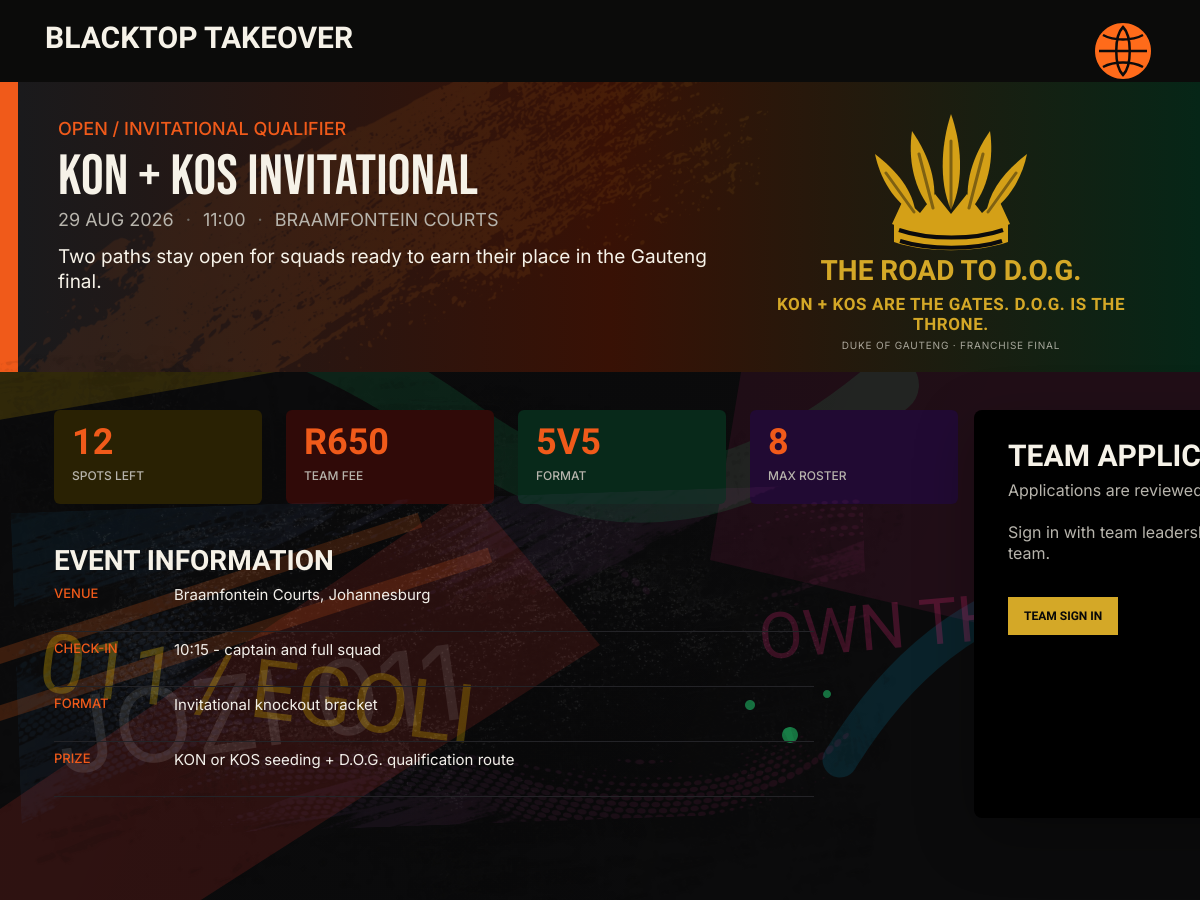
The page /tournament-details.php?event=kon-kos-invitational on the database its author committed.
### tables this page shows
CREATE TABLE IF NOT EXISTS tournaments (
    id INT UNSIGNED AUTO_INCREMENT PRIMARY KEY,
    name VARCHAR(140) NOT NULL,
    slug VARCHAR(160) NOT NULL UNIQUE,
    eyebrow VARCHAR(100) NOT NULL,
    route_label VARCHAR(100) NOT NULL,
    city VARCHAR(80) NOT NULL,
    venue VARCHAR(140) NOT NULL,
    starts_at DATETIME NOT NULL,
    registration_deadline DATETIME NOT NULL,
    format ENUM('3v3', '5v5') NOT NULL,
    capacity SMALLINT UNSIGNED NOT NULL,
    max_roster TINYINT UNSIGNED NOT NULL DEFAULT 8,
    entry_fee_cents INT UNSIGNED NOT NULL DEFAULT 0,
    prize_cents INT UNSIGNED NOT NULL DEFAULT 0,
    status ENUM('draft', 'open', 'full', 'in_progress', 'completed', 'cancelled') NOT NULL DEFAULT 'draft',
    description TEXT,
    check_in_notes VARCHAR(180),
    structure_notes VARCHAR(180),
    prize_notes VARCHAR(220),
    created_at TIMESTAMP DEFAULT CURRENT_TIMESTAMP
);

### includes/data.php (called while the page is built)
<?php
function e(mixed $value): string
{
    return htmlspecialchars((string) $value, ENT_QUOTES, 'UTF-8');
}

### tournament-details.php (the view, shortened to what this page needs)
<?php
require_once __DIR__ . '/config/connection.php';
$eventSlug = trim((string) ($_POST['event'] ?? $_GET['event'] ?? 'coj-summer-showdown'));
$eventQuery = $conn->prepare(
    "SELECT t.*,
            COUNT(DISTINCT CASE WHEN te.status IN ('pending', 'confirmed') THEN te.team_id END) AS entry_count
     FROM tournaments t
     LEFT JOIN tournament_entries te ON te.tournament_id = t.id
     WHERE t.slug = ?
     GROUP BY t.id
     LIMIT 1"
);
$eventQuery->bind_param('s', $eventSlug);
$eventQuery->execute();
$event = $eventQuery->get_result()->fetch_assoc();
    ?>
    <?php
$userRole = $_SESSION['user_role'] ?? null;
$applicationTeam = null;
$startsAt = new DateTimeImmutable($event['starts_at']);
$spotsLeft = max(0, (int) $event['capacity'] - (int) $event['entry_count']);
$fee = 'R' . number_format(((int) $event['entry_fee_cents']) / 100, 0);
$applicationSent = $applicationTeam && in_array($applicationTeam['entry_status'], ['pending', 'confirmed'], true);
$rosterCount = (int) ($applicationTeam['roster_count'] ?? 0);
$rosterMaximum = max(1, (int) $event['max_roster']);
$rosterMinimum = competitionMinimumRoster($event['format']);
$rosterProgress = min($rosterCount, $rosterMaximum);
$rosterStatus = $rosterCount >= $rosterMaximum
    ? 'complete'
    : ($rosterCount >= $rosterMinimum ? 'entry minimum met' : 'minimum ' . $rosterMinimum . ' required');
$routeGateCopy = match ($event['slug']) {
    'coj-summer-showdown' => 'KOS is the gate. D.O.G. is the throne.',
    'cop-regional-qualifier' => 'KON is the gate. D.O.G. is the throne.',
    default => 'KON + KOS are the gates. D.O.G. is the throne.',
};
require __DIR__ . '/includes/header.php';
?>
<article class="event-detail" data-figma-node="48:216">
    <div class="event-detail__street-tags" aria-hidden="true">
        <span class="event-detail__street-tag event-detail__street-tag--jozi">Jozi 011</span>
        <span class="event-detail__street-tag event-detail__street-tag--egoli">011 / Egoli</span>
        <span class="event-detail__street-tag event-detail__street-tag--block">Own the block</span>
    </div>
    <header class="screen-header">
        <a class="screen-wordmark" href="/blacktop-takeover/home.php">Blacktop Takeover</a>
        <button class="court-menu-trigger" type="button" aria-label="Open Blacktop menu" aria-controls="court-menu" aria-expanded="false" data-court-menu-trigger>
            <img src="/blacktop-takeover/assets/images/figma/navigation-basketball-trigger.svg" alt="">
        </button>
    </header>
    <section class="event-hero">
        <div class="event-hero__copy">
            <p class="event-eyebrow"><?= e($event['eyebrow']) ?></p>
            <h1><?= e($event['name']) ?></h1>
            <p class="event-meta"><?= e($startsAt->format('d M Y')) ?> <span>&middot;</span> <?= e($startsAt->format('H:i')) ?> <span>&middot;</span> <?= e($event['venue']) ?></p>
            <p class="event-summary"><?= e($event['description']) ?></p>
        </div>
        <div class="event-hero__road">
            <img src="/blacktop-takeover/assets/images/figma/champion-feather-crown.svg" alt="" aria-hidden="true">
            <strong><?= e($event['route_label']) ?></strong>
            <span><?= e($routeGateCopy) ?></span>
            <small>Duke of Gauteng &middot; franchise final</small>
        </div>
    </section>
    <div class="event-detail__body">
        <div class="event-detail__main">
            <section class="event-facts" aria-label="Tournament facts">
                <div><strong><?= e(str_pad((string) $spotsLeft, 2, '0', STR_PAD_LEFT)) ?></strong><span>Spots left</span></div>
                <div><strong><?= e($fee) ?></strong><span>Team fee</span></div>
                <div><strong><?= e(strtoupper($event['format'])) ?></strong><span>Format</span></div>
                <div><strong><?= e((string) $event['max_roster']) ?></strong><span>Max roster</span></div>
            </section>
            <section class="event-information">
                <h2>Event information</h2>
                <dl>
                    <div><dt>Venue</dt><dd><?= e($event['venue'] . ', ' . $event['city']) ?></dd></div>
                    <div><dt>Check-in</dt><dd><?= e($event['check_in_notes']) ?></dd></div>
                    <div><dt>Format</dt><dd><?= e($event['structure_notes']) ?></dd></div>
                    <div><dt>Prize</dt><dd><?= e($event['prize_notes']) ?></dd></div>
                </dl>
            </section>
        </div>
        <aside class="event-application" aria-labelledby="application-title">
            <h2 id="application-title">Team application</h2>
            <p>Applications are reviewed by a Blacktop organiser.</p>
            <?php if ($applicationTeam): ?>
                <form method="post" action="/blacktop-takeover/tournament-details.php?event=<?= e($eventSlug) ?>">
                    <input type="hidden" name="csrf_token" value="<?= e($_SESSION['tournament_csrf']) ?>">
                    <input type="hidden" name="event" value="<?= e($eventSlug) ?>">
                    <label for="application-team">Select team</label>
                    <select id="application-team" name="team" required>
                        <option value="<?= e((string) $applicationTeam['id']) ?>"><?= e($applicationTeam['name']) ?> &middot; <?= e((string) $rosterCount) ?> players</option>
                    </select>
                    <span class="application-label">Roster status</span>
                    <progress
                        value="<?= e((string) $rosterProgress) ?>"
                        max="<?= e((string) $rosterMaximum) ?>"
                        aria-label="<?= e((string) $rosterCount) ?> of <?= e((string) $rosterMaximum) ?> roster places filled"
                    ></progress>
                    <strong class="application-roster"><?= e((string) $rosterCount) ?> / <?= e((string) $rosterMaximum) ?> players &middot; <?= e($rosterStatus) ?></strong>
                    <button type="submit"<?= $applicationSent ? ' disabled' : '' ?>>
                        <?php if ($applicationSent): ?>
                            <?= e(ucfirst($applicationTeam['entry_status']) . ' application') ?>
                        <?php elseif ($applicationTeam['entry_status'] === 'withdrawn'): ?>
                            Resubmit team application
                        <?php else: ?>
                            Submit team application
                        <?php endif; ?>
                    </button>
                </form>
            <?php elseif (in_array($userRole, ['player', 'captain'], true)): ?>
                <p class="application-access-copy">You need a team as its captain or active vice captain before it can enter.</p>
                <a class="application-access-link" href="/blacktop-takeover/team.php">Open my squad</a>
            <?php elseif ($userRole !== null): ?>
                <p class="application-access-copy">Only a team captain or active vice captain can submit the squad application.</p>
            <?php else: ?>
                <p class="application-access-copy">Sign in with team leadership access to submit a team.</p>
                <a class="application-access-link" href="/blacktop-takeover/login.php">Team sign in</a>
            <?php endif; ?>
        </aside>
    </div>
</article>
<?php require __DIR__ . '/includes/footer.php'; ?>

### rows shown on the page
tournaments: eyebrow "OPEN / INVITATIONAL QUALIFIER", name "KON + KOS INVITATIONAL", starts_at "29 AUG 2026", starts_at "11:00", venue "BRAAMFONTEIN COURTS", description "Two paths stay open for squads ready to earn their place in the Gauteng final.", route_label "THE ROAD TO D.O.G.", slug "KON + KOS ARE THE GATES. D.O.G. IS THE THRONE.", capacity "12", entry_fee_cents "R650", format "5V5", max_roster "8", venue+city "Braamfontein Courts, Johannesburg", check_in_notes "10:15 - captain and full squad", structure_notes "Invitational knockout bracket", prize_notes "KON or KOS seeding + D.O.G. qualification route"
